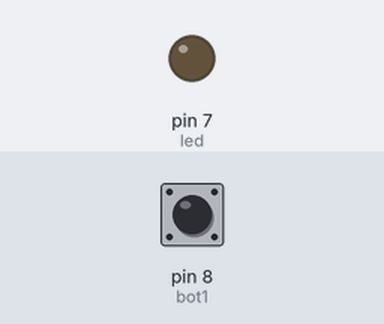
The sketch below on a simulated Arduino Uno, built with avr-gcc and run on an emulated ATmega328P. Parts: output pins drawn as LEDs (lit = HIGH). The test bench sets the inputs (shaded band); at power-on: pin 8 (bot1) LOW.

Above: at 1.2 s.
1.3 s: pin 8 (bot1) pulled HIGH for 0.15 s
At 1.37 s:
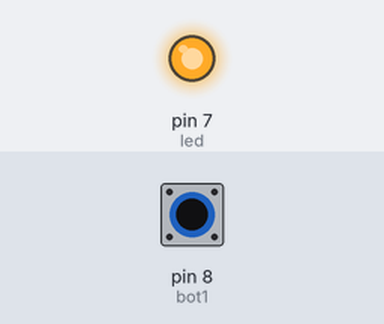
2.9 s: pin 8 (bot1) pulled HIGH for 3.2 s
At 6.6 s:
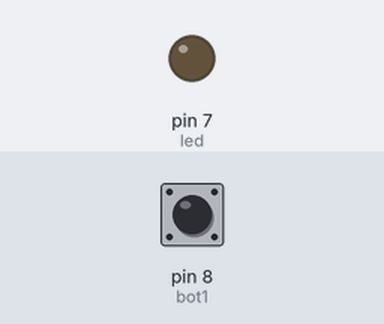
Timing chart, 0 to 8.1 s (numbered marks = the images above; inputs shaded):
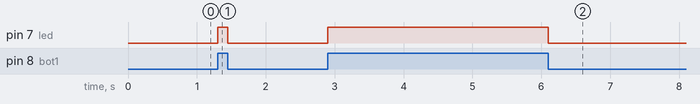

Measured:
- after the input at 1.3 s, pin 7 (led): LOW → HIGH at once, → LOW 0.15 s later
- after the input at 2.9 s, pin 7 (led): LOW → HIGH at once, → LOW 3.2 s later

The sketch:

08_if.ino
```cpp
const int led = 7; // porta digital do led
const int bot1 = 8; //porta digital do botao

void setup() {
  pinMode(bot1, INPUT);
  pinMode(led, OUTPUT);

  digitalWrite(led, LOW);// led comeca desligado

}

void loop() {

  if(digitalRead(bot1) == 1){
      digitalWrite(led, HIGH);// led liga

  }

   if(digitalRead(bot1) == 0){
      digitalWrite(led, LOW);// led desligado

  }

}
```
